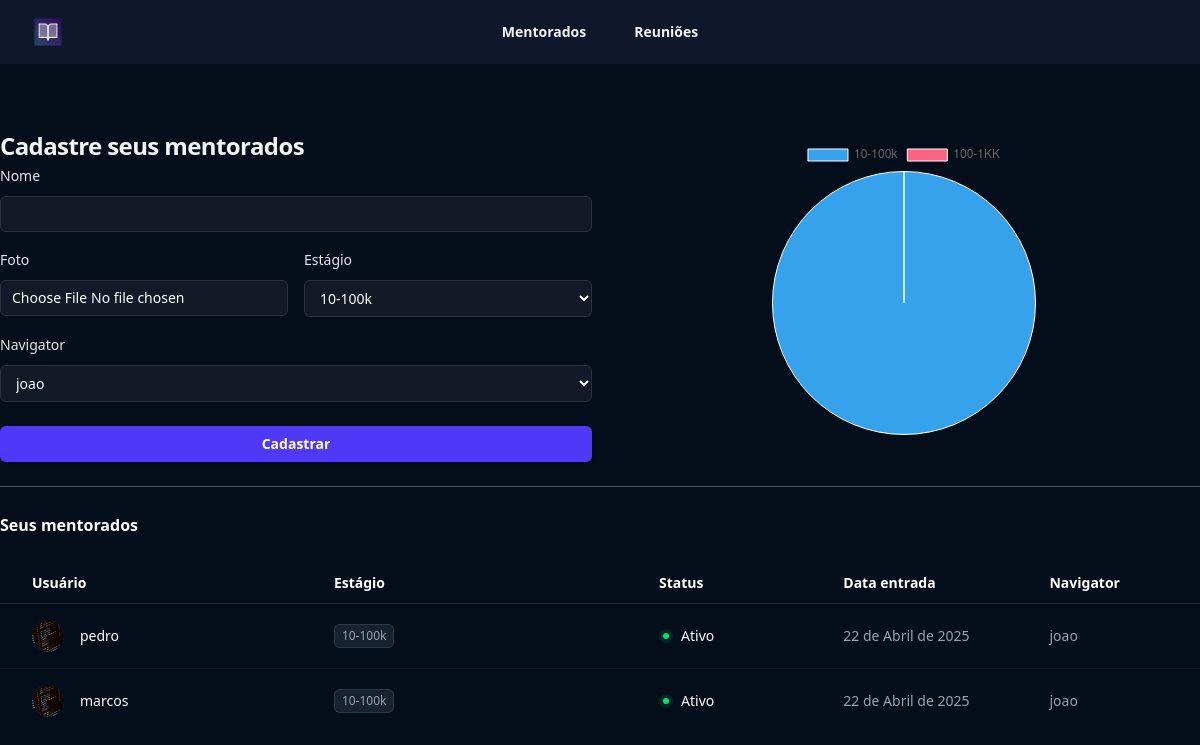
Page /mentorados/ (signed in) on the committed database.
### mentorados/models.py (models this page shows, shortened)
class Mentorados(models.Model):
    estagio_choices = (
        ('E1', '10-100k'),
        ('E2', '100-1KK')
    )
    nome = models.CharField(max_length=255)
    foto = models.ImageField(upload_to='fotos', null=True, blank=True)
    estagio = models.CharField(max_length=2, choices=estagio_choices)
    navigator = models.ForeignKey(Navigators, null=True, blank=True, on_delete=models.SET_NULL)
    user = models.ForeignKey(User, on_delete=models.CASCADE)
    criado_em = models.DateField(auto_now_add=True)
    token = models.CharField(max_length=16)

class Navigators(models.Model):
    nome = models.CharField(max_length=255)
    user = models.ForeignKey(User, on_delete=models.CASCADE)

### mentorados/views.py (the view, shortened to what this page needs)
# urls.py: path('mentorados/', include('mentorados.urls'))
@login_required
def mentorados(request):
    if request.method == 'GET':
        navigators = Navigators.objects.filter(user=request.user)
        mentorados = Mentorados.objects.filter(user=request.user)
        estagios_flat = []
        for i in Mentorados.estagio_choices:
            estagios_flat.append(i[1])
        qtd_estagios=[]
        for i, j in Mentorados.estagio_choices:
            x = Mentorados.objects.filter(estagio=i).filter(user=request.user).count()
            qtd_estagios.append(x)
        print(estagios_flat)
        print(qtd_estagios)
        return render(request, 'mentorados.html', {'estagios': Mentorados.estagio_choices, 'navigators': navigators, 'mentorados': mentorados, 'estagios_flat': estagios_flat, 'qtd_estagios': qtd_estagios})

### mentorados/templates/mentorados.html (shortened to what this page needs)
{% extends "base.html" %}
{% load static %}
{% block 'body' %}
<header class="bg-slate-900">
    <nav class="flex items-center justify-between p-4 lg:px-8" aria-label="Global">
      <div class="flex lg:flex-1">
        <a href="#" class="-m-1.5 p-1.5">
          <img class="h-8 w-auto" src="{% static 'logo.png' %}" alt="">
        </a>
      </div>
      <div class="hidden lg:flex lg:gap-x-12">
        <a href="{% url 'mentorados' %}" class="text-sm/6 font-semibold text-gray-100">Mentorados</a>
        <a href="{% url 'reunioes' %}" class="text-sm/6 font-semibold text-gray-100">Reuniões</a>
      </div>
    </nav>
  </header>
  <div class="bg-[#040e1b] min-h-screen">
    <div class="max-w-7xl mx-auto py-12">
        <div class="grid grid-cols-2 gap-4">
            <div>
              <form action="{% url 'mentorados' %}" method="POST" enctype='multipart/form-data'>{% csrf_token %}
                <h2 class="mt-4 text-2xl/9 font-bold tracking-tight text-gray-100">Cadastre seus mentorados</h2>
                <div>
                    <label for="email" class="block text-sm/6 font-medium text-gray-200">Nome</label>
                    <div class="mt-2">
                        <input type="text" name="nome" required class="block w-full rounded-md bg-white/5 px-3 py-1.5 text-base text-white outline outline-1 -outline-offset-1 outline-white/10 placeholder:text-gray-500 focus:outline focus:outline-2 focus:-outline-offset-2 focus:outline-indigo-500 sm:text-sm/6">
                      </div>
                </div>
                <div class="grid grid-cols-2 gap-4 mt-4">
                    <div>
                        <label class="block text-sm/6 font-medium text-gray-200">Foto</label>
                        <div class="mt-2">
                            <input type="file" name="foto" id="foto" autocomplete="foto" required class="block w-full rounded-md bg-white/5 px-3 py-1.5 text-base text-white outline outline-1 -outline-offset-1 outline-white/10 placeholder:text-gray-500 focus:outline focus:outline-2 focus:-outline-offset-2 focus:outline-indigo-500 sm:text-sm/6">
                        </div>
                    </div>
                    <div>
                        <label class="block text-sm/6 font-medium text-gray-200">Estágio</label>
                        <div class="mt-2">
                            <select name="estagio" id="" class="block w-full rounded-md bg-white/5 px-3 py-2 text-base text-white outline outline-1 -outline-offset-1 outline-white/10 placeholder:text-gray-500 focus:outline focus:outline-2 focus:-outline-offset-2 focus:outline-indigo-500 sm:text-sm/6">
                                {% for estagio in estagios  %}
                                <option class="text-slate-900" value="{{estagio.0}}">{{estagio.1}}</option>
                                {% endfor %}
                            </select>
                        </div>
                    </div>
                </div>
                <div class="mt-4">
                        <label class="block text-sm/6 font-medium text-gray-200">Navigator</label>
                        <div class="mt-2">
                            <select name="navigator" id="" class="block w-full rounded-md bg-white/5 px-3 py-2 text-base text-white outline outline-1 -outline-offset-1 outline-white/10 placeholder:text-gray-500 focus:outline focus:outline-2 focus:-outline-offset-2 focus:outline-indigo-500 sm:text-sm/6">
                                {% for navigator in navigators  %}
                                <option value="{{navigator.id}}">{{navigator.nome}}</option>
                                {% endfor %}
                            </select>
                        </div>
                        <br>
                        <button type="submit" class="flex w-full justify-center cursor-pointer rounded-md bg-indigo-600 px-3 py-1.5 text-sm/6 font-semibold text-white shadow-sm hover:bg-indigo-500 focus-visible:outline focus-visible:outline-2 focus-visible:outline-offset-2 focus-visible:outline-indigo-600">Cadastrar</button>
                </div>
              </form>
            </div>
            <div class="flex justify-center items-center w-1/2 mx-auto">
                <canvas id="myChart" class="w-24 h-24"></canvas>
            </div>
        </div>
        <div class="mt-6">
            <hr class="border-gray-600">
            <br>
            <h2 class="text-base/7 font-semibold text-white ">Seus mentorados</h2>
            <table class="mt-6 w-full whitespace-nowrap text-left">
              <colgroup>
                <col class="w-full sm:w-4/12">
                <col class="lg:w-4/12">
                <col class="lg:w-2/12">
                <col class="lg:w-1/12">
                <col class="lg:w-1/12">
              </colgroup>
              <thead class="border-b border-white/10 text-sm/6 text-white">
                <tr>
                  <th scope="col" class="py-2 pl-4 pr-8 font-semibold sm:pl-6 lg:pl-8">Usuário</th>
                  <th scope="col" class="hidden py-2 pl-0 pr-8 font-semibold sm:table-cell">Estágio</th>
                  <th scope="col" class="py-2 pl-0 pr-4 text-right font-semibold sm:pr-8 sm:text-left lg:pr-20">Status</th>
                  <th scope="col" class="hidden py-2 pl-0 pr-8 font-semibold md:table-cell lg:pr-20">Data entrada</th>
                  <th scope="col" class="hidden py-2 pl-0 pr-8 font-semibold md:table-cell lg:pr-20">Navigator</th>
                </tr>
              </thead>
              <tbody class="divide-y divide-white/5">
                {% for mentorado in mentorados %}
                    <tr>
                      <td class="py-4 pl-4 pr-8 sm:pl-6 lg:pl-8">
                        <div class="flex items-center gap-x-4">
                          <img src="{{mentorado.foto.url}}" alt="" class="size-8 rounded-full bg-gray-800">
                          <div class="truncate text-sm/6 font-medium text-white"><a href="{% url 'tarefa' mentorado.id %}">{{mentorado.nome}}</a></div>
                        </div>
                      </td>
                      <td class="hidden py-4 pl-0 pr-4 sm:table-cell sm:pr-8">
                        <div class="flex gap-x-3">
                          <div class="rounded-md bg-gray-700/40 px-2 py-1 text-xs font-medium text-gray-400 ring-1 ring-inset ring-white/10">{{mentorado.get_estagio_display}}</div>
                        </div>
                      </td>
                      <td class="py-4 pl-0 pr-4 text-sm/6 sm:pr-8 lg:pr-20">
                        <div class="flex items-center justify-end gap-x-2 sm:justify-start">
                          <div class="flex-none rounded-full bg-green-400/10 p-1 text-green-400">
                            <div class="size-1.5 rounded-full bg-current"></div>
                          </div>
                          <div class="hidden text-white sm:block">Ativo</div>
                        </div>
                      </td>
                      <td class="hidden py-4 pl-0 pr-8 text-sm/6 text-gray-400 md:table-cell lg:pr-20">2{{mentorado.criado_em}}</td>
                      <td class="hidden py-4 pl-0 pr-8 text-sm/6 text-gray-400 md:table-cell lg:pr-20">
                          {{mentorado.navigator.nome}}
                      </td>
                    </tr>
                {% endfor %}
              </tbody>
            </table>
          </div>
    </div>
  </div>
<script>
  const ctx = document.getElementById('myChart');
  new Chart(ctx, {
    type: 'pie',
    data: {
      labels: {{estagios_flat|safe}},
      datasets: [{
        label: '',
        data: {{qtd_estagios|safe}},
        borderWidth: 1
      }]
    },
  });
</script>
{% endblock 'body' %}

### templates/base.html (shortened to what this page needs)
<!DOCTYPE html>
<html lang="en">
<head>
    <script src="https://cdn.jsdelivr.net/npm/@tailwindcss/browser@4"></script>
</head>
<body>
    {% block 'body' %}{% endblock 'body' %}
</body>
</html>

### rows in the picture
Mentorados: foto (picture), nome "pedro", estagio "10-100k", criado_em "2 de Abril de 2025", navigator.nome "joao"
Mentorados: foto (picture), nome "marcos", estagio "10-100k", criado_em "2 de Abril de 2025", navigator.nome "joao"

### other values in the picture
form field estagio "10-100k"
form field navigator "joao"
chart data {{ qtd_estagios|safe }} [2, 0]
